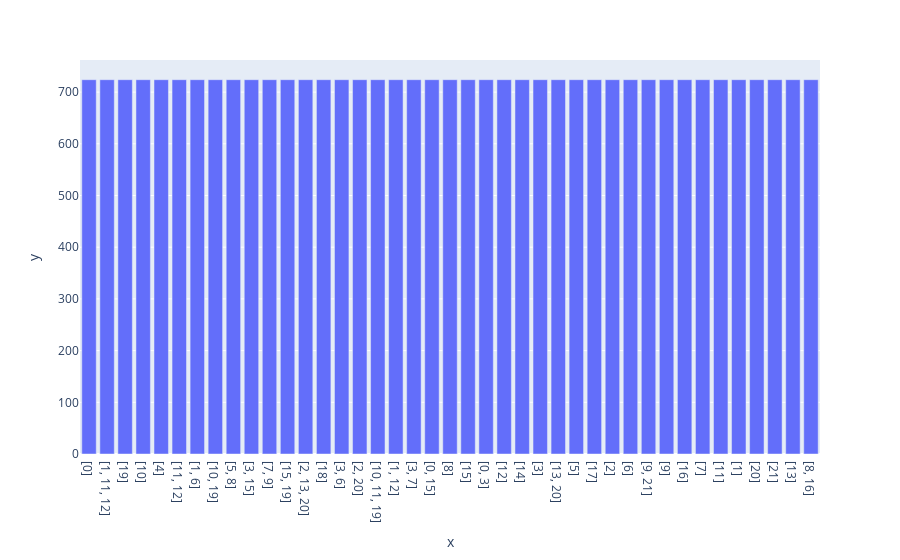

Notebook cell for this chart:
### Code cell
px.bar(x = balanced_train_df.Target_list.value_counts().index.map(lambda x: str(x)),
             y = balanced_train_df.Target_list.value_counts())

### Figure 1 — Plotly figure (JSON) as saved in the notebook; plotly's stock layout.template omitted (floating-point values rounded to 4 significant figures)
{"data": [{"alignmentgroup": "True", "hovertemplate": "x=%{x}<br>y=%{y}<extra></extra>", "legendgroup": "", "marker": {"color": "#636efa", "pattern": {"shape": ""}}, "name": "", "offsetgroup": "", "orientation": "v", "showlegend": false, "textposition": "auto", "type": "bar", "x": ["[0]", "[1, 11, 12]", "[19]", "[10]", "[4]", "[11, 12]", "[1, 6]", "[10, 19]", "[5, 8]", "[3, 15]", "[7, 9]", "[15, 19]", "[2, 13, 20]", "[18]", "[3, 6]", "[2, 20]", "[10, 11, 19]", "[1, 12]", "[3, 7]", "[0, 15]", "[8]", "[15]", "[0, 3]", "[12]", "[14]", "[3]", "[13, 20]", "[5]", "[17]", "[2]", "[6]", "[9, 21]", "[9]", "[16]", "[7]", "[11]", "[1]", "[20]", "[21]", "[13]", "[8, 16]"], "xaxis": "x", "y": [724, 724, 724, 724, 724, 724, 724, 724, 724, 724, 724, 724, 724, 724, 724, 724, 724, 724, 724, 724, 724, 724, 724, 724, 724, 724, 724, 724, 724, 724, 724, 724, 724, 724, 724, 724, 724, 724, 724, 724, 724], "yaxis": "y"}], "layout": {"barmode": "relative", "legend": {"tracegroupgap": 0}, "margin": {"t": 60}, "xaxis": {"anchor": "y", "domain": [0, 1], "title": {"text": "x"}}, "yaxis": {"anchor": "x", "domain": [0, 1], "title": {"text": "y"}}}}
